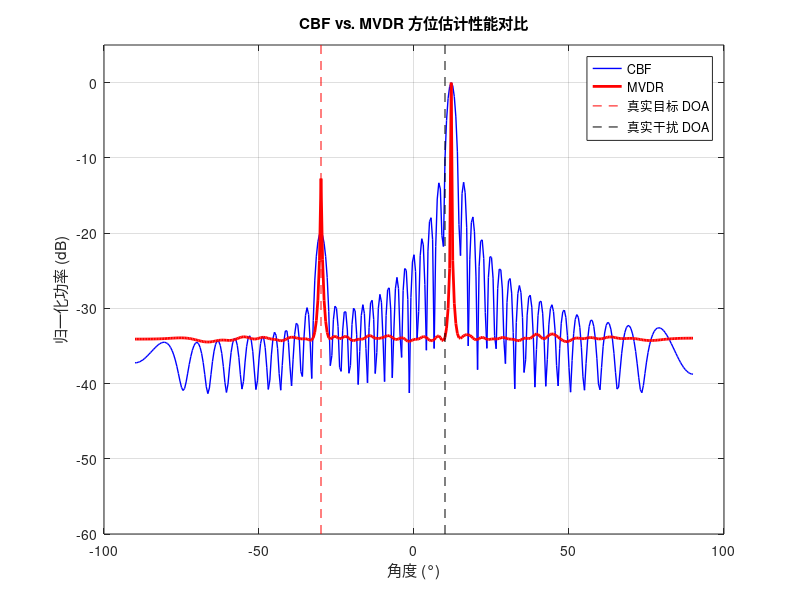

Write MATLAB code to recreate this figure.
% 1. 定义阵列和信号参数
clear; clc; close all;
N = 64;                 % 阵元数量
d = 0.5;                % 阵元间距 (m)
c = 1500;             % 声速 (m/s)
fs = 5000;            % 采样频率 (Hz)
T = 0.1;                % 信号时长 (s)
t = 0:1/fs:(T-1/fs);    % 时间向量 (1 x M)
M = length(t);          % 信号长度

% --- 2. 模拟接收信号 (一个目标 + 一个强干扰) ---
% 目标信号 (期望信号)
signal_doa_deg_target = -30;
signal_rad_target = deg2rad(signal_doa_deg_target);
f_target = 1000; % 目标频率
s_target = exp(1j * 2 * pi * f_target * t); % 目标信号波形

% 干扰信号 (不期望的信号)
signal_doa_deg_jammer = 10;
signal_rad_jammer = deg2rad(signal_doa_deg_jammer);
f_jammer = 1200; % 干扰频率
% 干扰的功率比目标强100倍 (幅度强10倍)
s_jammer = 10 * exp(1j * 2 * pi * f_jammer * t); 

% 计算各自的接收信号
element_pos = (0:N-1)' * d;
tau_target = element_pos * sin(signal_rad_target) / c;
received_target = exp(1j * 2 * pi * f_target * (t - tau_target));

tau_jammer = element_pos * sin(signal_rad_jammer) / c;
received_jammer = 10 * exp(1j * 2 * pi * f_jammer * (t - tau_jammer));

% 加入背景噪声
noise = 0.5 * (randn(N, M) + 1j * randn(N, M));

% 将目标、干扰和噪声相加，得到最终的接收信号
received_signals = received_target + received_jammer + noise;

% --- 3. 波束形成处理 ---
fprintf('--- 开始波束形成处理 ---\n');
% 计算协方差矩阵 R_xx (CBF和MVDR都需要)
R_xx = (received_signals * received_signals') / M;

% 定义扫描角度
scan_angles_deg = -90:0.5:90; % 使用0.5度步长以获得更精细的图像
scan_angles_rad = deg2rad(scan_angles_deg);

% 预分配内存
power_cbf = zeros(length(scan_angles_rad), 1);
power_mvdr = zeros(length(scan_angles_rad), 1);

% --- 3.1 MVDR算法 ---
fprintf('正在计算MVDR谱...\n');
% MVDR的核心：对协方差矩阵求逆
% 为防止矩阵病态，可以加入微小的对角线加载，但这里我們先直接求逆
R_inv = inv(R_xx); 
wavelen_target = c / f_target; % MVDR导向矢量应使用目标频率

for i = 1:length(scan_angles_rad)
    theta = scan_angles_rad(i);
    % 导向矢量 a(theta)
    a = exp(-1j * 2 * pi * element_pos * sin(theta) / wavelen_target);
    % MVDR功率谱计算公式 P = 1 / (a' * R_inv * a)
    power_mvdr(i) = 1 / (a' * R_inv * a);
end

% --- 3.2 CBF算法 (用于对比) ---
fprintf('正在计算CBF谱 (用于对比)...\n');
for i = 1:length(scan_angles_rad)
    theta = scan_angles_rad(i);
    a = exp(-1j * 2 * pi * element_pos * sin(theta) / wavelen_target);
    % CBF功率谱计算公式 P = a' * R * a
    power_cbf(i) = a' * R_xx * a;
end

% --- 4. 绘图对比 ---
% 归一化处理
power_cbf_norm = abs(power_cbf) / max(abs(power_cbf));
power_cbf_db = 10*log10(power_cbf_norm);

power_mvdr_norm = abs(power_mvdr) / max(abs(power_mvdr));
power_mvdr_db = 10*log10(power_mvdr_norm);

figure;
plot(scan_angles_deg, power_cbf_db, 'b-', 'LineWidth', 1, 'DisplayName', 'CBF');
hold on;
plot(scan_angles_deg, power_mvdr_db, 'r-', 'LineWidth', 2, 'DisplayName', 'MVDR');
grid on;
title('CBF vs. MVDR 方位估计性能对比');
xlabel('角度 (°)');
ylabel('归一化功率 (dB)');
ylim([-60, 5]);

% 绘制目标和干扰的真实方向
plot([signal_doa_deg_target, signal_doa_deg_target], ylim, 'r--', 'DisplayName', '真实目标 DOA');
plot([signal_doa_deg_jammer, signal_doa_deg_jammer], ylim, 'k--', 'DisplayName', '真实干扰 DOA');
legend('show');